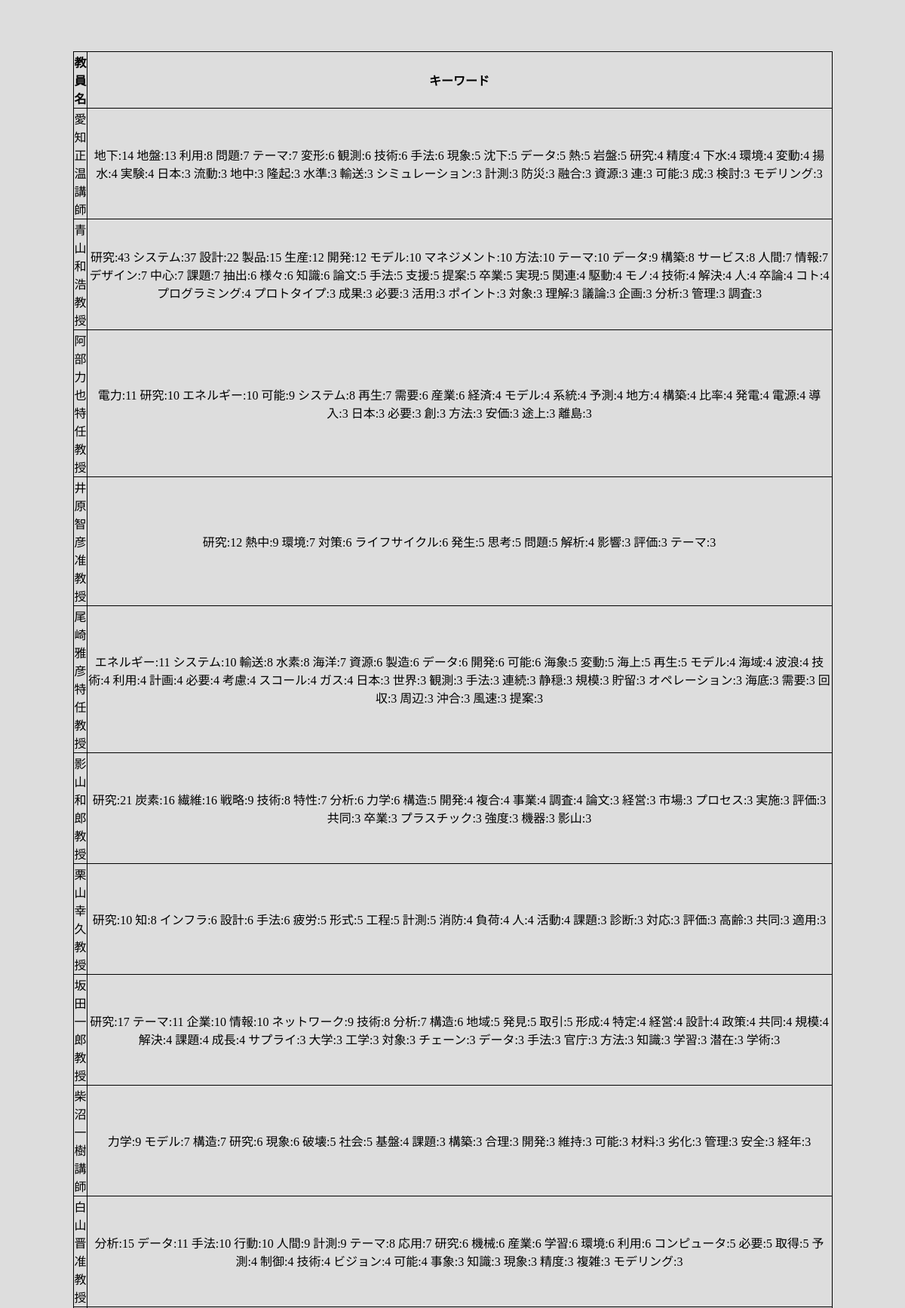
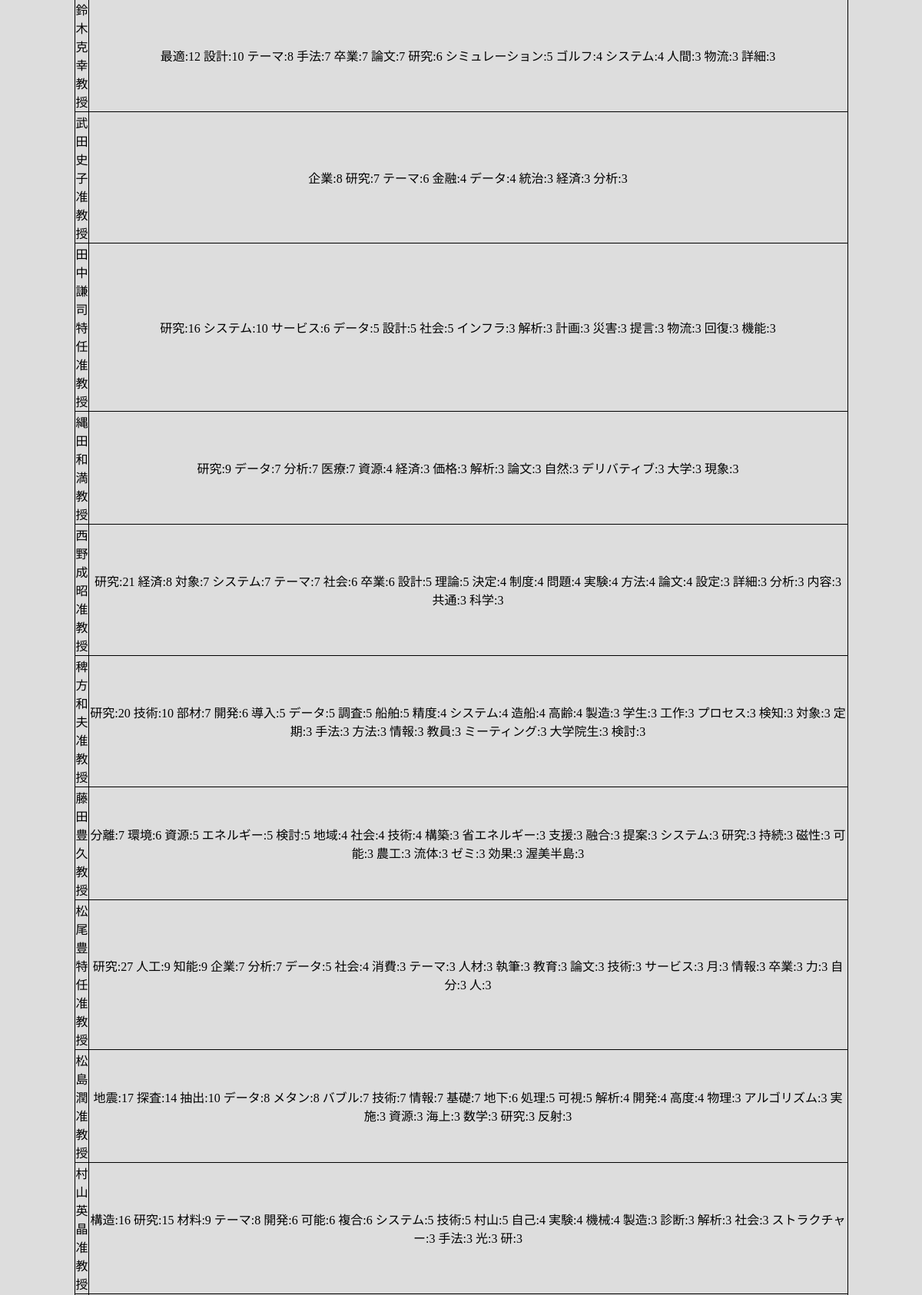
The app's page /db (upper part) with its own data (2 pictures, top to bottom).
### tables this page shows
CREATE TABLE teachers(
  id integer primary key autoincrement,
  name text,
  keywords text
);

### main.py (the view)
@app.route("/db")
def db_show():
    cur = g.db.execute('select name, keywords from teachers')
    table = [dict(name=row[0],keywords=row[1]) for row in cur.fetchall()]
    return render_template('show_data.html', teachers_table = table)

### main.py (called while the page is built)
def connect_db():
    return sqlite3.connect(app.config['DATABASE'])

@app.before_request
def before_request():
    g.db = connect_db() # g：とりあえず全てを格納する変数．データベースのコネクションやログインしてるユーザ情報など．

@app.teardown_request
def teardown_request(exception):
    db = getattr(g, "db", None)
    if db is not None:
        db.close()

### templates/show_data.html (shortened to what this page needs)
<!DOCTYPE html>
<html lang="ja">
<head>
    <link rel="stylesheet" href="{{ url_for('static', filename='index.css') }}">
</head>
<body>
    <table>
        <tr>
            <th width="15">教員名</th>
            <th width="985">キーワード</th>
    　   </tr>
        {% for row in teachers_table %}
        <tr>
            <td>{{ row.name }}</td>
            <td>{{ row.keywords }}</td>
        <tr>
        {% endfor %}<br><br><br>
    </table>
    <br>
    <br>
</body>
</html>

### static/index.css (style rules this page uses)
body { text-align: center; background-color:#DDDDDD; }
table { border-collapse:collapse; width:1000px; table-layout: fixed; margin:0 auto; }
table, th, td { border: 1px solid black; }

### records on screen
teachers: name "愛知 正温 講師", keywords "地下:14 地盤:13 利用:8 問題:7 テーマ:7 変形:6 観測:6 技術:6 手法:6 現象:5 沈下:5 データ:5 熱:5 岩盤:5 研究:4 精度:4 下水:4 環境:4 変動:4 揚水:4 実験:4 日本:3 流動:3 地中:3 隆起:3 水準:3 輸送:3 シミュレーション:3 計測:3 防災:3 融合:3 資源:3 連:3 可能:3 成:3 検討:3 モデリング:3"
teachers: name "青山 和浩 教授", keywords "研究:43 システム:37 設計:22 製品:15 生産:12 開発:12 モデル:10 マネジメント:10 方法:10 テーマ:10 データ:9 構築:8 サービス:8 人間:7 情報:7 デザイン:7 中心:7 課題:7 抽出:6 様々:6 知識:6 論文:5 手法:5 支援:5 提案:5 卒業:5 実現:5 関連:4 駆動:4 モノ:4 技術:4 解決:4 人:4 卒論:4 コト:4 プログラミング:4 プロトタイプ:3 成果:3 必要:3 活用:3 ポイント:3 対象:3 理解:3 議論:3 企画:3 分析:3 管理:3 調査:3"
teachers: name "阿部 力也 特任教授", keywords "電力:11 研究:10 エネルギー:10 可能:9 システム:8 再生:7 需要:6 産業:6 経済:4 モデル:4 系統:4 予測:4 地方:4 構築:4 比率:4 発電:4 電源:4 導入:3 日本:3 必要:3 創:3 方法:3 安価:3 途上:3 離島:3"
teachers: name "井原 智彦 准教授", keywords "研究:12 熱中:9 環境:7 対策:6 ライフサイクル:6 発生:5 思考:5 問題:5 解析:4 影響:3 評価:3 テーマ:3"
teachers: name "尾崎 雅彦 特任教授", keywords "エネルギー:11 システム:10 輸送:8 水素:8 海洋:7 資源:6 製造:6 データ:6 開発:6 可能:6 海象:5 変動:5 海上:5 再生:5 モデル:4 海域:4 波浪:4 技術:4 利用:4 計画:4 必要:4 考慮:4 スコール:4 ガス:4 日本:3 世界:3 観測:3 手法:3 連続:3 静穏:3 規模:3 貯留:3 オペレーション:3 海底:3 需要:3 回収:3 周辺:3 沖合:3 風速:3 提案:3"
teachers: name "影山 和郎 教授", keywords "研究:21 炭素:16 繊維:16 戦略:9 技術:8 特性:7 分析:6 力学:6 構造:5 開発:4 複合:4 事業:4 調査:4 論文:3 経営:3 市場:3 プロセス:3 実施:3 評価:3 共同:3 卒業:3 プラスチック:3 強度:3 機器:3 影山:3"
teachers: name "栗山 幸久 教授", keywords "研究:10 知:8 インフラ:6 設計:6 手法:6 疲労:5 形式:5 工程:5 計測:5 消防:4 負荷:4 人:4 活動:4 課題:3 診断:3 対応:3 評価:3 高齢:3 共同:3 適用:3"
teachers: name "坂田 一郎 教授", keywords "研究:17 テーマ:11 企業:10 情報:10 ネットワーク:9 技術:8 分析:7 構造:6 地域:5 発見:5 取引:5 形成:4 特定:4 経営:4 設計:4 政策:4 共同:4 規模:4 解決:4 課題:4 成長:4 サプライ:3 大学:3 工学:3 対象:3 チェーン:3 データ:3 手法:3 官庁:3 方法:3 知識:3 学習:3 潜在:3 学術:3"
teachers: name "柴沼 一樹 講師", keywords "力学:9 モデル:7 構造:7 研究:6 現象:6 破壊:5 社会:5 基盤:4 課題:3 構築:3 合理:3 開発:3 維持:3 可能:3 材料:3 劣化:3 管理:3 安全:3 経年:3"
teachers: name "白山 晋 准教授", keywords "分析:15 データ:11 手法:10 行動:10 人間:9 計測:9 テーマ:8 応用:7 研究:6 機械:6 産業:6 学習:6 環境:6 利用:6 コンピュータ:5 必要:5 取得:5 予測:4 制御:4 技術:4 ビジョン:4 可能:4 事象:3 知識:3 現象:3 精度:3 複雑:3 モデリング:3"
teachers: name "鈴木 克幸 教授", keywords "最適:12 設計:10 テーマ:8 手法:7 卒業:7 論文:7 研究:6 シミュレーション:5 ゴルフ:4 システム:4 人間:3 物流:3 詳細:3"
teachers: name "武田 史子 准教授", keywords "企業:8 研究:7 テーマ:6 金融:4 データ:4 統治:3 経済:3 分析:3"
teachers: name "田中 謙司 特任准教授", keywords "研究:16 システム:10 サービス:6 データ:5 設計:5 社会:5 インフラ:3 解析:3 計画:3 災害:3 提言:3 物流:3 回復:3 機能:3"
teachers: name "縄田 和満 教授", keywords "研究:9 データ:7 分析:7 医療:7 資源:4 経済:3 価格:3 解析:3 論文:3 自然:3 デリバティブ:3 大学:3 現象:3"
teachers: name "西野 成昭 准教授", keywords "研究:21 経済:8 対象:7 システム:7 テーマ:7 社会:6 卒業:6 設計:5 理論:5 決定:4 制度:4 問題:4 実験:4 方法:4 論文:4 設定:3 詳細:3 分析:3 内容:3 共通:3 科学:3"
teachers: name "稗方 和夫 准教授", keywords "研究:20 技術:10 部材:7 開発:6 導入:5 データ:5 調査:5 船舶:5 精度:4 システム:4 造船:4 高齢:4 製造:3 学生:3 工作:3 プロセス:3 検知:3 対象:3 定期:3 手法:3 方法:3 情報:3 教員:3 ミーティング:3 大学院生:3 検討:3"
teachers: name "藤田 豊久 教授", keywords "分離:7 環境:6 資源:5 エネルギー:5 検討:5 地域:4 社会:4 技術:4 構築:3 省エネルギー:3 支援:3 融合:3 提案:3 システム:3 研究:3 持続:3 磁性:3 可能:3 農工:3 流体:3 ゼミ:3 効果:3 渥美半島:3"
teachers: name "松尾 豊 特任准教授", keywords "研究:27 人工:9 知能:9 企業:7 分析:7 データ:5 社会:4 消費:3 テーマ:3 人材:3 執筆:3 教育:3 論文:3 技術:3 サービス:3 月:3 情報:3 卒業:3 力:3 自分:3 人:3"
teachers: name "松島 潤 准教授", keywords "地震:17 探査:14 抽出:10 データ:8 メタン:8 バブル:7 技術:7 情報:7 基礎:7 地下:6 処理:5 可視:5 解析:4 開発:4 高度:4 物理:3 アルゴリズム:3 実施:3 資源:3 海上:3 数学:3 研究:3 反射:3"
teachers: name "村山 英晶 准教授", keywords "構造:16 研究:15 材料:9 テーマ:8 開発:6 可能:6 複合:6 システム:5 技術:5 村山:5 自己:4 実験:4 機械:4 製造:3 診断:3 解析:3 社会:3 ストラクチャー:3 手法:3 光:3 研:3"
